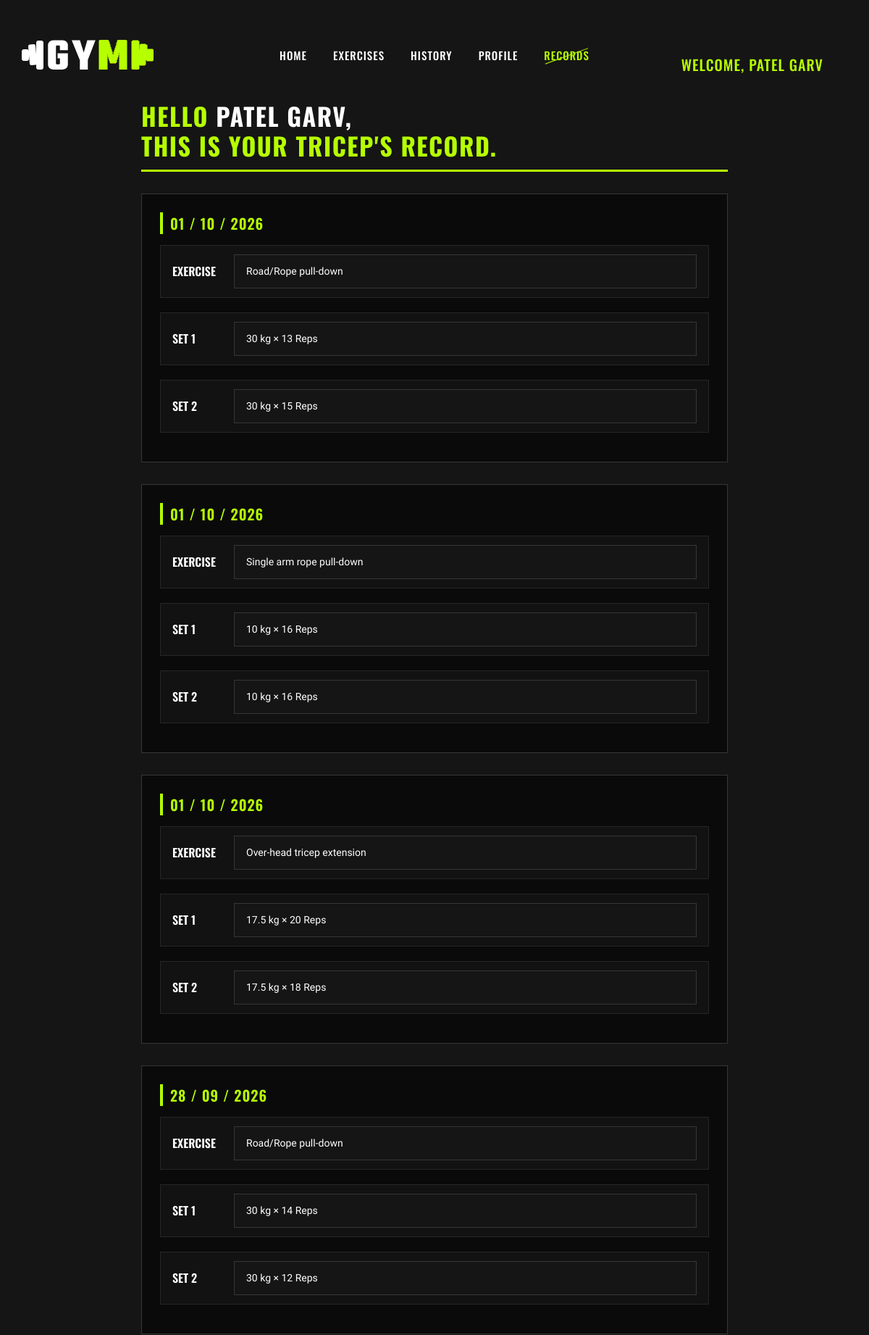
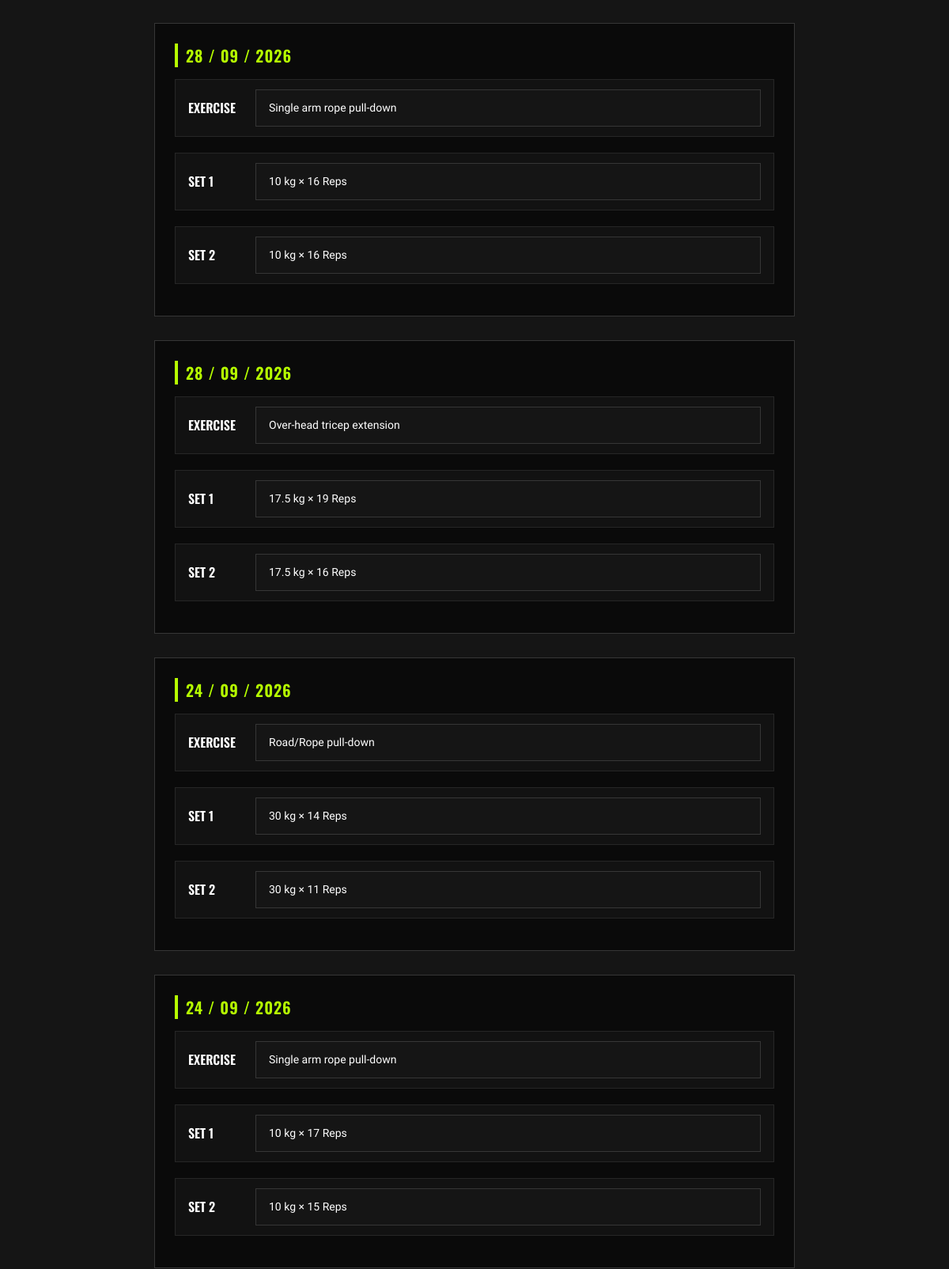
Page /Triceps/ (signed in, upper part) on the committed database (2 pictures, top to bottom).
### Gym/models.py (models this page shows)
class User(models.Model):
    username = models.CharField(unique=True, max_length=30)
    phone_number = models.CharField(max_length=10)
    email = models.EmailField(max_length=50)
    password = models.CharField(max_length=20)
    joined_date = models.DateField()
    img = models.ImageField()

class Triceps(models.Model):
    username = models.CharField(max_length=30)
    exercise = models.CharField(max_length=20)
    date = models.DateField()
    day = models.CharField(max_length=15)
    set_1 = models.CharField(max_length=20, default=0)
    set_2 = models.CharField(max_length=20, default=0)

### Gym/views.py (the view)
# urls.py: path('Triceps/', views.Triceps_, name="Triceps"),
def Triceps_(request):
    user_id = get_user_id(request)
    try:
        user = User.objects.get(id=user_id)
        print("\033[38;2;182;255;0m" + f"{user.username} Just See Triceps Records" + "\033[0m")
    except User.DoesNotExist:
        return render(request, "index.html", {"error": "User not found"})
    Triceps_Data = Triceps.objects.filter(username = user.username).order_by('-date', '-id')
    context = {
        "records": Triceps_Data,
        "User": user
    }
    return render(request, "Triceps.html", context)

### Gym/views.py (called while the page is built)
def get_user_id(request):
    user_id = request.session.get('user_id')
    return user_id

### Gym/templates/Triceps.html (shortened to what this page needs)
<!DOCTYPE html>
<html lang="en">
<head>
    <link rel="stylesheet" href="/static/css/bootstrap.min.css" type="text/css">
    <link rel="stylesheet" href="/static/css/font-awesome.min.css" type="text/css">
    <link rel="stylesheet" href="/static/css/flaticon.css" type="text/css">
    <link rel="stylesheet" href="/static/css/owl.carousel.min.css" type="text/css">
    <link rel="stylesheet" href="/static/css/barfiller.css" type="text/css">
    <link rel="stylesheet" href="/static/css/magnific-popup.css" type="text/css">
    <link rel="stylesheet" href="/static/css/slicknav.min.css" type="text/css">
    <link rel="stylesheet" href="/static/css/style.css" type="text/css">
</head>
<body>
    <header class="header-section">
        <div class="container-fluid">
            <div class="row">
                <div class="col-lg-3">
                    <div class="logo">
                        <a href="/index/">
                            <img src="/static/img/logo.png" alt="">
                        </a>
                    </div>
                </div>
                <div class="col-lg-6">
                    <nav class="nav-menu">
                        <ul>
                            <li><a href="/index/">Home</a></li>
                            <li><a href="/exercises/">exercises</a></li>
                            <li><a href="/history/">history</a></li>
                            {% if error %}
                            <li><a href="/signup/">Sign up</a></li>
                            <li><a href="/login/">Sign in</a></li>
                            {% else %}
                            <li><a href="/profile/">Profile</a></li>
                            {% endif %}
                            <li class="active"><a href="#">Records</a>
                            </li>
                        </ul>
                    </nav>
                </div>
                <div class="col-lg-3">
                    <div class="top-option">
                        <div class="nav-menu">
                            {% if error %}
                            <a href="#"></a>
                            {% else %}
                            <ul>
                                <li><a href="#" style="color: #b6ff00; font-size: 20px; margin-bottom: 100px;">Welcome,
                                        {{ User.username }}</a></li>
                            </ul>
                            {% endif %}
                        </div>
                    </div>
                </div>
            </div>
        </div>
    </header>
    <div class="workout">
        <h1>Hello <span>{{ User.username }},</span><br>This is your tricep's Record.</h1>
        {% for exercise in records %}
        <div>
            <div id="exercisesContainer">
                <div class="exercise">
                    <div class="exercise-title">
                        {{ exercise.date|date:'d / m / Y' }}
                    </div>
                    <div class="sets">
                        <div class="set">
                            <strong>
                                Exercise
                            </strong>
                            <input readonly class="weight" value="{{ exercise.exercise }}">
                        </div>
                    </div>
                    <div class="sets">
                        <div class="set">
                            <strong>
                                Set 1
                            </strong>
                            <input class="weight" readonly value="{{ exercise.set_1     }}">
                        </div>
                    </div>
                    <div class="sets">
                        <div class="set">
                            <strong>
                                Set 2
                            </strong>
                            <input class="weight" readonly value="{{ exercise.set_2 }}">
                        </div>
                    </div>
                </div>
            </div>
            {% empty %}
            <p>No records found.</p>
            {% endfor %}
        </div>
    </div>
</body>
</html>

### Gym/static/css/barfiller.css (style rules this page uses)
body { font-family: Arial; }

### Gym/static/css/style.css (style rules this page uses)
html, body { height: 100%; font-family: "Muli", sans-serif; -webkit-font-smoothing: antialiased; font-smoothing: antialiased; }
h1, h2, h3, h4, h5, h6 { margin: 0; color: #111111; font-weight: 400; font-family: "Oswald", sans-serif; }
h1 { font-size: 70px; }
img { max-width: 100%; }
ul, ol { padding: 0; margin: 0; }
.header-section { position: absolute; left: 0; top: 0; width: 100%; padding: 0 15px; padding-top: 55px; z-index: 99; }
.logo a { display: inline-block; }
.nav-menu { text-align: center; }
.nav-menu ul li { list-style: none; display: inline-block; margin-right: 32px; position: relative; z-index: 1; }
.nav-menu ul li:last-child { margin-right: 0; }
.nav-menu ul li.active>a { color: #B6FF00; }
.nav-menu ul li.active>a:after { opacity: 1; }
.nav-menu ul li a { color: #ffffff; display: block; font-size: 15px; font-weight: 500; text-transform: uppercase; letter-spacing: 1px; font-family: "Oswald", sans-serif; padding: 10px 0px; position: relative; -webkit-transition: all 0.3s; -o-transition: all 0.3s; transition: all 0.3s; }
.nav-menu ul li a:after { position: absolute; left: 0; top: 22px; height: 1px; width: 100%; background: #b6ff00; content: ""; -webkit-transform: rotate(-20deg); -ms-transform: rotate(-20deg); transform: rotate(-20deg); opacity: 0; -webkit-transition: all 0.3s; -o-transition: all 0.3s; transition: all 0.3s; }
.top-option { text-align: right; padding: 9px 0; }

### Gym/templates/Triceps.html (style rules this page uses)
body { background-color: #151515; color: #c4c4c4; font-family: "Muli", sans-serif; }
.workout { padding-top: 140px; padding-bottom: 80px; max-width: 850px; margin: 0 auto; padding-left: 20px; padding-right: 20px; box-sizing: border-box; }
.workout h1 { font-family: "Oswald", sans-serif; font-size: 34px; font-weight: 700; color: #b6ff00; text-transform: uppercase; letter-spacing: 1.5px; margin-bottom: 30px; padding-bottom: 12px; border-bottom: 3px solid #b6ff00; }
.workout h1 span { color: #ffffff; }
.exercise { background-color: #0a0a0a; border: 1px solid #363636; padding: 25px 25px 20px 25px; margin-bottom: 30px; position: relative; transition: border-color 0.3s ease; }
.exercise-title { font-family: "Oswald", sans-serif; font-size: 20px; font-weight: 600; color: #b6ff00; text-transform: uppercase; letter-spacing: 1px; margin-bottom: 15px; padding-left: 10px; border-left: 4px solid #b6ff00; }
.exercise-select, .set input { font-family: "Muli", sans-serif; font-size: 14px; color: #ffffff; background-color: #151515; border: 1px solid #363636; padding: 12px 16px; outline: none; transition: all 0.3s ease; }
.sets { margin-bottom: 20px; }
.set { display: flex; align-items: center; gap: 15px; margin-bottom: 12px; background: #121212; padding: 12px 16px; border: 1px solid #262626; transition: border-color 0.25s ease; }
.set strong { font-family: "Oswald", sans-serif; font-size: 16px; font-weight: 600; color: #ffffff; min-width: 70px; text-transform: uppercase; }
.set input { flex: 1; width: 100%; }

### rows in the picture
User: username "PATEL GARV"
Triceps: date "01 / 10 / 2026", exercise "Road/Rope pull-down", set_1 "30 kg × 13 Reps", set_2 "30 kg × 15 Reps"
Triceps: date "01 / 10 / 2026", exercise "Single arm rope pull-down", set_1 "10 kg × 16 Reps", set_2 "10 kg × 16 Reps"
Triceps: date "01 / 10 / 2026", exercise "Over-head tricep extension", set_1 "17.5 kg × 20 Reps", set_2 "17.5 kg × 18 Reps"
Triceps: date "28 / 09 / 2026", exercise "Road/Rope pull-down", set_1 "30 kg × 14 Reps", set_2 "30 kg × 12 Reps"
Triceps: date "28 / 09 / 2026", exercise "Single arm rope pull-down", set_1 "10 kg × 16 Reps", set_2 "10 kg × 16 Reps"
Triceps: date "28 / 09 / 2026", exercise "Over-head tricep extension", set_1 "17.5 kg × 19 Reps", set_2 "17.5 kg × 16 Reps"
Triceps: date "24 / 09 / 2026", exercise "Road/Rope pull-down", set_1 "30 kg × 14 Reps", set_2 "30 kg × 11 Reps"
Triceps: date "24 / 09 / 2026", exercise "Single arm rope pull-down", set_1 "10 kg × 17 Reps", set_2 "10 kg × 15 Reps"
